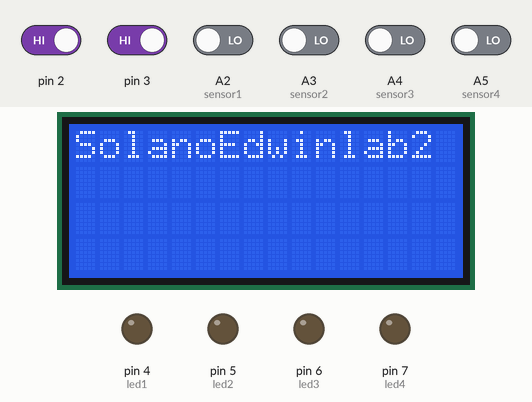
Simulated run of this sketch. Board: Arduino Uno, built with avr-gcc and run on an emulated ATmega328P. Parts: 16×4 character LCD, output pins drawn as LEDs (lit = HIGH). The test bench sets the inputs (shaded band); at power-on: pin 2, pin 3 HIGH, A2 (sensor1), A3 (sensor2), A4 (sensor3), A5 (sensor4) LOW. What the sketch prints to the serial monitor is not drawn.

Above: at 1.2 s.
1.3 s: pin 2 driven LOW
At 1.9 s:
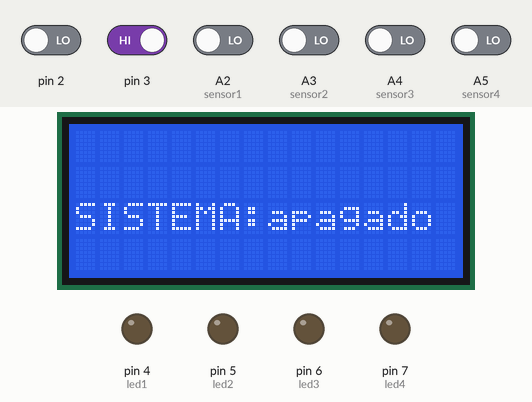
2.8 s: pin 2 driven HIGH
At 3.07 s:
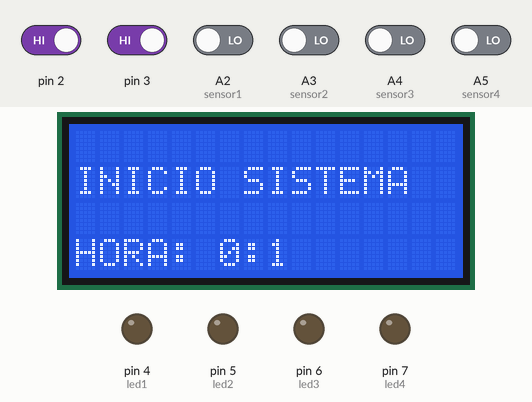
4.8 s: pin 3 driven LOW
6.3 s: pin 3 driven HIGH
At 7.9 s:
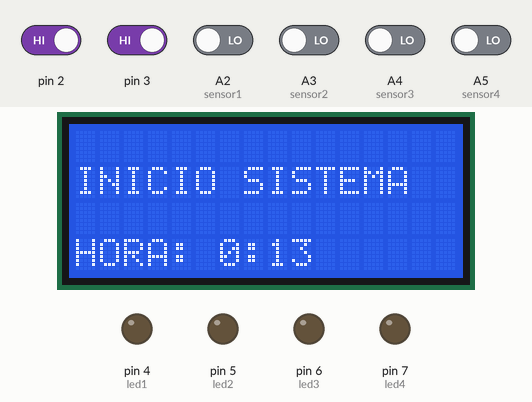
9.3 s: pin 2 driven LOW and pin 3 driven LOW
At 9.7 s:
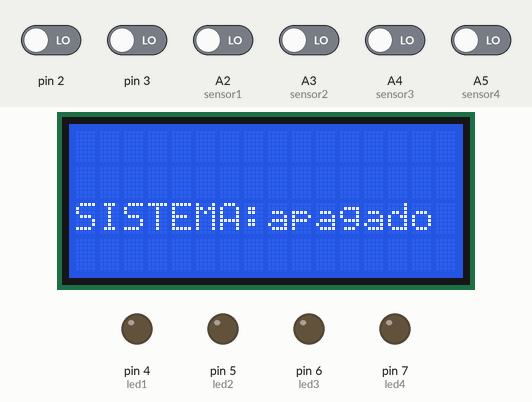
12.3 s: pin 2 driven HIGH and pin 3 driven HIGH
At 13.9 s:
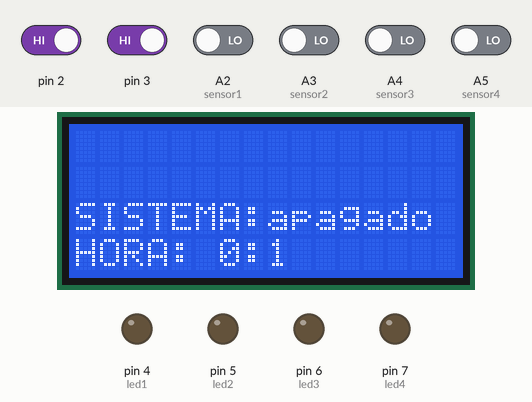
Timing chart, 0 to 15.4 s (numbered marks = the images above; inputs shaded):
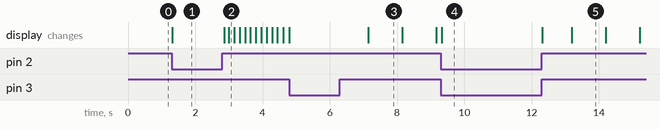

Measured:
- after the input at 1.3 s, the display: changes at once (image 1)
- after the input at 4.8 s, every drawn part: stays the same
- after the input at 6.3 s, the display: changes after 0.84 s (image 3)
- after the input at 9.3 s, the display: changes at once (image 4)
- after the input at 12.3 s, the display: first changes at once (image 5 shows a later state)
- what the display in image 3 shows lasts 1.1 s, from 7.1 s to 8.2 s

The sketch:

SolanoEdwin_Laboratorio2.ino
```cpp
/*
 * UTN_FICA_CITEl
 * sitemas embebidos
 * laboratorio 2
 * Nombre: Solano Edwin
 *
 * objetivo: realoj
 *           configurar hora de analogo a digital
 *           juego de luces
 *           activacion de sensores
 *
 *funciones : libreria MsTimer2
 *            conversor map
 *            sensores
 *            interrupciones attachInterupth
 *
 */
 #include <MsTimer2.h>//llamar a libreria MsTimer dos
 #include<LiquidCrystal.h>//llamar a libreria de lcd
 LiquidCrystal lcd (13,12,11,10,9,8);//configuracion de pines lcd
   const int led1=4;//asignacion variable led 1 pin 4
   const int led2=5;//asignacion variable led 2 pin 5
   const int led3=6;//asignacion variable led 3 pin 6
   const int led4=7;//asignacion variable led 4 pin 7
   const int sensor1=A2;//asignacion variable a pin analogo sensor 1
   const int sensor2=A3;//asignacion variable a pin analogo sensor 2
   const int sensor3=A4;//asignacion variable a pin analogo sensor 3
   const int sensor4=A5;//asignacion variable a pin analogo sensor 4
         int btn1;//variable para boton 1 potenciometro analogo a digital horas
         int btn2;//variable para boton 2 potenciometro analogo a digital minutos
         int horas=0;//inicio variable contador horas
         int minutos=0;//inicio variable contador minutos
         int segundos=0;//inicio variable contador segundos
         int cont;//contador para interrupciones
         int power=0;//inicio del sistema
         int tiempo=0;//variable de tiempo espera
  void setup(){
    lcd.begin(16,4);//tamaño del lcd
    lcd.setCursor(0,0);//posicion del cursor en la lcd
    lcd.print("SolanoEdwinlab2");//mensaje de bienbenida en lcd

    pinMode(led1,OUTPUT);//pin 4 como salida
     pinMode(led2,OUTPUT);//pin 5 como salida
      pinMode(led3,OUTPUT);//pin 6 como salida
       pinMode(led4,OUTPUT);//pin 7 como salida
       Serial.begin(9600);//comunicacion CX
        attachInterrupt(0,activacion,LOW);//interrupciones inico
        attachInterrupt(1,contador,LOW);//interrucion contador
  }
  void loop(){
    if(power==1){//encendido del sistema
      reloj();//llama al metodo reloj enciende
    }
    if(cont==1){//interrupcion
      andigHoras();//llama al metodo configurar hora
    }
    if(cont==2){//interrupcion
      juegoLuces();//llama al metodo con juego de luces
    }
    if(cont==3){//interrupcion
      actSensor();//llama al metodo de sensores
    }
  }

  void activacion(){//interrucpcion activacion del sistema
    switch(power){//encendido
      case 0://primer caso mensaje de bienvenida en CX y LCD
      Serial.println("UTN-FICA-CITEL");//mensaje en CX
      Serial.println("Laboratorio 2");//mensaje en CX
      Serial.println("Solano Edwin");//mensaje en CX
      Serial.println("SELECCIONE EL MODO");//mensaje en CX
      lcd.clear();
      lcd.setCursor(0,1);//posicion del cursor en LCD
      lcd.print("INICIO SISTEMA");//mensaje en lcd
      power++;//contador de interrucpicones
      reloj();//inicio metodo relog
      break;
      case 1://interrucpcion de fin de prgama
      Serial.println("POWER OFF");//mensaje en CX
      cont=0;//reincio de variables
      power=0;//reinicio de variables
      minutos=0;//reinicio de variables
      horas=0;//reinicio de variables
      segundos=0;//reinicio de variables
      lcd.clear();//limpiar LCD
      lcd.setCursor(0,2);//posicion del cursor
      lcd.print("SISTEMA:apagado");//mensaje en LCD
      break;
    }
  }
  void contador(){//interrucpcion de conteo uso del progrma
    if(power==1){//incio sistema
      switch(cont){//contador para modo
        case 0://modo fijar hora
        Serial.println("FIJAR HORA");//mensaje en CX
        cont++;//aumento
        break;
        case 1://modo juego de luces
        Serial.println("JUEGO DE LUCES");//mensaje en CX
        cont++;//aumento
        break;
        case 2://modo sistema de seguridad
        Serial.println("SISTEMA DE SEGURIDAD");//mensaje en CX
        actSensor();//llamar al metodo activar sensor
        cont++;//aumento
        break;
      }
    }
  }
  void reloj(){//metodo inicio de reloj
     MsTimer2::set(10,reloj);//inciiar reloj
      MsTimer2::start();//inicio reloj
    if(segundos<100)//conteo de reloj segundos minutos y horas
  segundos++;//contador segundos
  else{
    segundos=0;//reinicio
     if(minutos<60)

         minutos++;//contador minutos
       else{
       minutos=0;//reinicio
        if(horas<24)

           horas++;//contador horas
        else
        horas=0;//reinicio
       }
    }
    lcd.setCursor(0,3);//posicion en LCD
      lcd.print(String("HORA: ")+String(horas)+String(":")+String(minutos));//impresion en LCD anidados

  }
  void andigHoras(){//conversor de analogo digital para configurar hora

       btn1=analogRead(0);//leer el dato minutos
       btn1=map(btn1,0,1023,0,60);//conversion
       minutos=btn1;//asignacion de dato
       btn2=analogRead(1);//ler segundo dato horas
       btn2=map(btn2,0,1023,0,24);//conversion
       horas=btn2;//asignacion de dato

  }
  void juegoLuces() {//metodo juego de luces
    tiempo++;//tiempo de encendido
    if(tiempo<200){//numero de veces igual a tiempo
      digitalWrite(led1,HIGH);//led encendido
      digitalWrite(led4,HIGH);//led encendido
      delay(100);//temporizador
      digitalWrite(led2,HIGH);//led encendido
      digitalWrite(led3,HIGH);//led encendido
      delay(100);//temporizador
      digitalWrite(led1,LOW);//led apagado
      digitalWrite(led4,LOW);//led apagado
      delay(100);//temporizador
      digitalWrite(led2,LOW);//led apagado
      digitalWrite(led3,LOW);//led apagado
      delay(100);//temporizador
      digitalWrite(led2,HIGH);//led encendido
      digitalWrite(led4,HIGH);//led encendido
      delay(100);//temporizador
      digitalWrite(led1,HIGH);//led encendido
      digitalWrite(led3,HIGH);//led encendido
      delay(100);//temporizador
      delay(100);//temporizador
      digitalWrite(led1,LOW);//led apagado
      digitalWrite(led2,LOW);//led apagado
      digitalWrite(led3,LOW);//led apagado
      digitalWrite(led4,LOW);//led apagado
      delay(100);  //temporizador
    }
  }

  void actSensor(){//metodo para activar sensor
    if(digitalRead(sensor1)==HIGH){//leer sensor uno en alto imprimr en CX
      delay(200);//temporizador
      Serial.println("ALARMA sensor uno acivado");//mensaje en CX
    }
    else{
      Serial.println("sensor uno no activo");//mensaje en CX
    }
       if(digitalRead(sensor2)==HIGH){//leer sensor dos en alto imprimr en CX
         delay(200);//temporizador
      Serial.println("ALARMA sensor dos acivado");//mensaje en CX
    }
    else{
      Serial.println("sensor uno no activo");//mensaje en CX
    }
       if(digitalRead(sensor3)==HIGH){//leer sensor tres en alto imprimr en CX
         delay(200);//temporizador
      Serial.println("ALARMA sensor tres acivado");//mensaje en CX
    }
    else{
      Serial.println("sensor uno no activo");//mensaje en CX
    }
       if(digitalRead(sensor4)==HIGH){//leer sensor cuatro en alto imprimr en CX
         delay(200);//temporizador
      Serial.println("ALARMA sensor cuatro acivado");//mensaje en CX
    }
    else{
      Serial.println("sensor uno no activo");//mensaje en CX
    }
    delay(10000); //temporizador
  }
```
